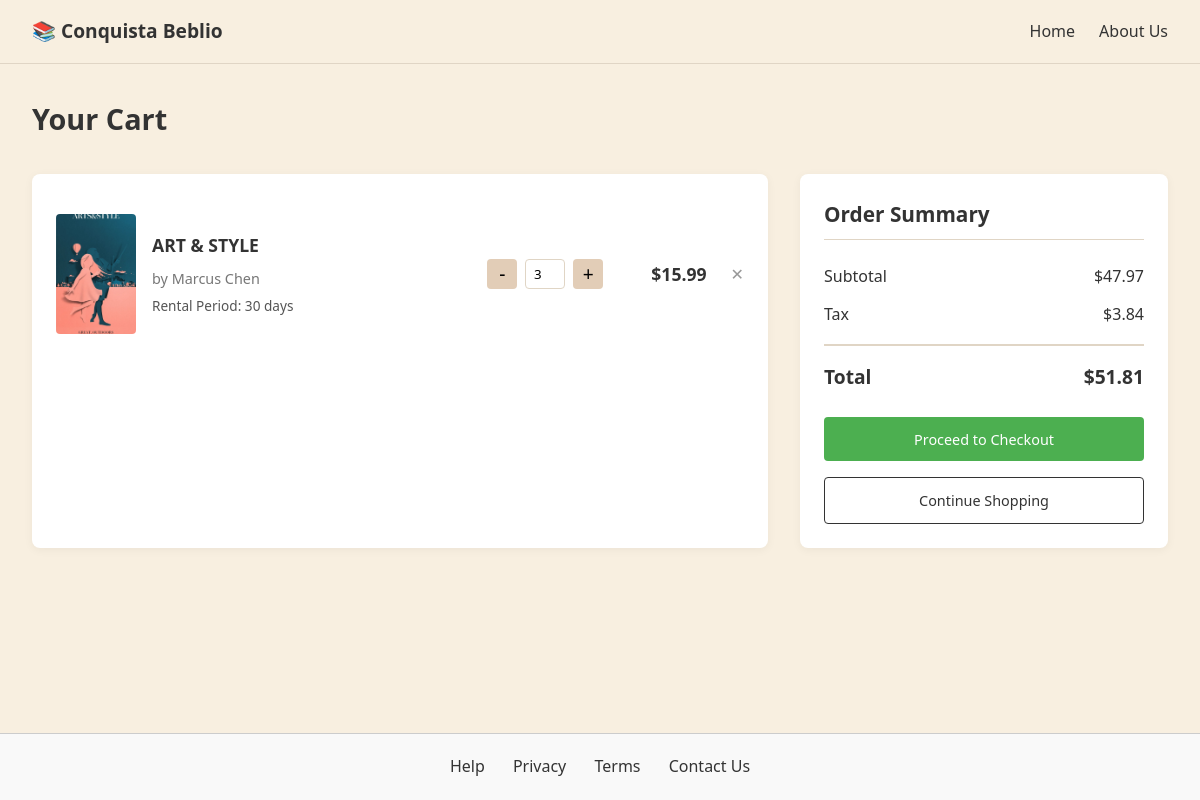
Before: /cart/ (signed in) with the older database file.
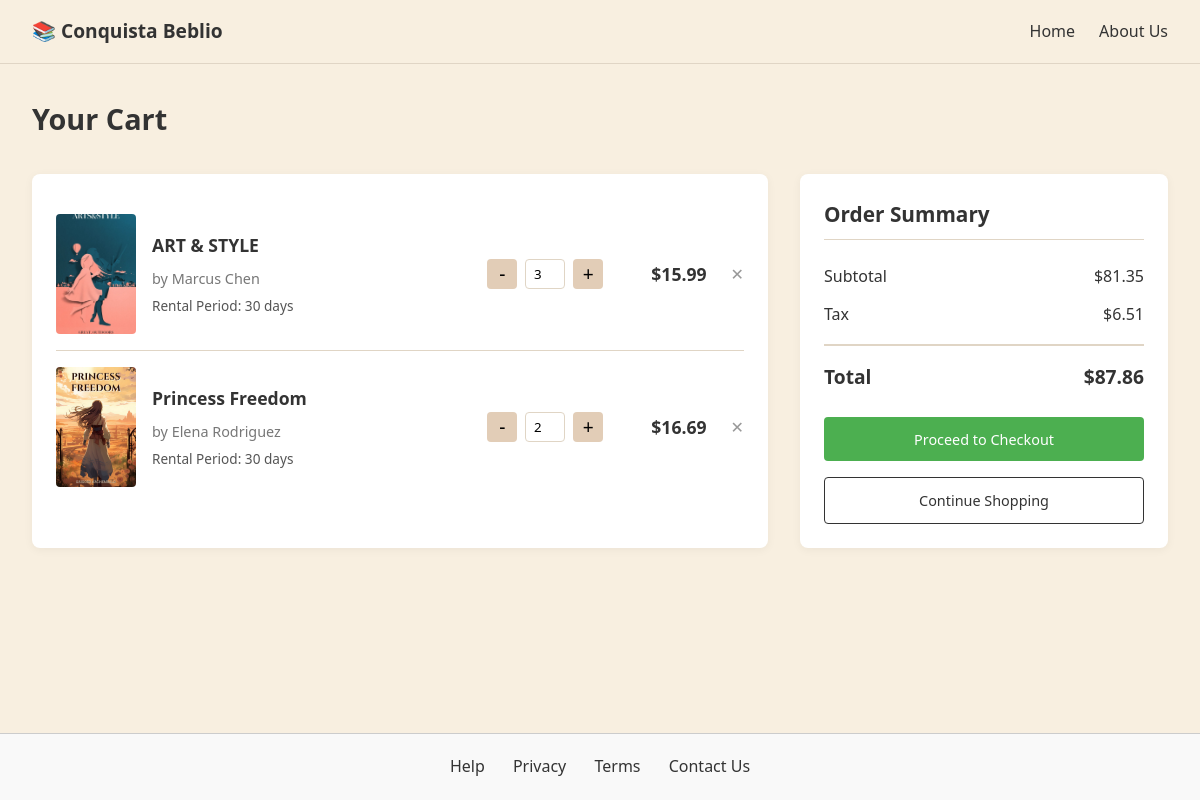
After: the same page with the newer database file.
### beblio/models.py (models this page shows, shortened)
class Cart(models.Model):
    user = models.ForeignKey(User, on_delete=models.CASCADE)
    book = models.ForeignKey(Book, on_delete=models.CASCADE)
    quantity = models.IntegerField(default=1)

class Book(models.Model):
    title = models.CharField(max_length=200, null=True)
    author = models.CharField(max_length=100)
    isbn = models.CharField(max_length=13, unique=True)
    pages = models.IntegerField()
    cover_image = models.URLField(blank=True, null=True)
    language = models.CharField(max_length=30)
    tags = models.ManyToManyField('tags', blank=True)
    description = models.TextField(blank=True, null=True)
    rating = models.DecimalField(max_digits=3, decimal_places=2, blank=True, null=True)
    publisher = models.CharField(max_length=100, blank=True, null=True)
    published_date = models.DateField(blank=True, null=True)
    in_stock = models.BooleanField(default=True)
    review = models.ManyToManyField('review', blank=True)
    quote = models.TextField(blank=True, null=True)
    genre = models.TextField(blank=True, null=True)
    price = models.FloatField(blank=True, null=True)

### beblio/views.py (the view)
# urls.py: path('cart/', views.cart, name='cart'),
@csrf_exempt
def cart(request):
    user_id = request.session.get('user_id')
    if not user_id:
        return render(request, 'beblio/Cart.html')
    try:
        user = User.objects.get(user_id=user_id)
        cart_items = Cart.objects.filter(user=user).select_related('book')
        subtotal = sum(Decimal(str(item.book.price or 0)) * Decimal(str(item.quantity)) for item in cart_items)
        tax = subtotal * Decimal(str(TAX_RATE))
        total = subtotal + tax
        context = {
            'cart_items': cart_items,
            'subtotal': subtotal,
            'tax': tax,
            'total': total,
        }
        return render(request, 'beblio/Cart.html', context)
    except User.DoesNotExist:
        return render(request, 'beblio/Cart.html')
    except Exception as e:
        print(f"Error loading cart: {str(e)}")
        return render(request, 'beblio/Cart.html', {'error': str(e)})

### templates/beblio/Cart.html (shortened to what this page needs)
{% load static %}
<!DOCTYPE html>
<html lang="en">
<head>
    <link rel="stylesheet" href="{% static 'css/cart.css' %}">
    <link rel="stylesheet" href="{% static 'css/cart-icon.css' %}">
</head>
<body>
    <header>
        <div class="logo">📚 Conquista Beblio</div>
        <nav>
            <ul>
                <li><a href="{% url 'index' %}">Home</a></li>
                <li><a href="{% url 'aboutUs' %}">About Us</a></li>
            </ul>
        </nav>
    </header>
    <main>
        <div class="container">
            <h1>Your Cart</h1>
            <div class="cart-container">
                <div class="cart-items">
                    {% if cart_items and cart_items|length > 0 %}
                        {% for item in cart_items %}
                        <div class="cart-item" data-id="{{ item.id }}">
                            <div class="book-cover">
                                <img src="{% static 'images/bookList/' %}{{ item.book.cover_image|default:'placeholder.jpg' }}" alt="{{ item.book.title }}">
                            </div>
                            <div class="book-info">
                                <h3>{{ item.book.title }}</h3>
                                <p class="author">by {{ item.book.author }}</p>
                                <p class="rental-period">Rental Period: 30 days</p>
                            </div>
                            <div class="quantity-control">
                                <button class="quantity-btn minus">-</button>
                                <input type="number" value="{{ item.quantity }}" min="1" class="quantity-input">
                                <button class="quantity-btn plus">+</button>
                            </div>
                            <div class="book-price">${{ item.book.price|floatformat:2 }}</div>
                            <button class="remove-btn">✕</button>
                        </div>
                        {% endfor %}
                    {% else %}
                        <div class="empty-cart-message">Your cart is empty</div>
                    {% endif %}
                </div>
                <div class="cart-summary">
                    <h2 class="section-title">Order Summary</h2>
                    <div class="price-summary">
                        <div class="price-row">
                            <span>Subtotal</span>
                            <span>${{ subtotal|default:'0.00'|floatformat:2 }}</span>
                        </div>
                        <div class="price-row">
                            <span>Tax</span>
                            <span>${{ tax|default:'0.00'|floatformat:2 }}</span>
                        </div>
                        <div class="price-total">
                            <span>Total</span>
                            <span>${{ total|default:'0.00'|floatformat:2 }}</span>
                        </div>
                    </div>
                    <button class="btn btn-primary checkout-btn" {% if not cart_items %}disabled{% endif %}>Proceed to Checkout</button>
                    {% url 'book_list' as book_list_url %}
                    <button class="btn btn-outline continue-btn" onclick="window.location.href='{{ book_list_url }}'">Continue Shopping</button>
                </div>
            </div>
        </div>
    </main>
    <footer class="footer">
        <div>
          <a href="{% url 'help' %}">Help</a>
          <a href="{% url 'privacyPolicy' %}">Privacy</a>
          <a href="{% url 'termsOfUse' %}">Terms</a>
          <a href="{% url 'contactUs' %}">Contact Us</a>
        </div>
    </footer>
</body>
</html>

### static/css/Cart.css (style rules this page uses)
* { margin: 0; padding: 0; box-sizing: border-box; font-family: 'Segoe UI', Tahoma, Geneva, Verdana, sans-serif; }
:root { --primary-bg: #f8efe0; --dark-text: #333; --accent: #bd8c5e; --light-accent: #e2cdb7; --button-color: #333; --button-text: #fff; --card-bg: #fff; --border-color: #e0d5c5; }
html, body { height: 100%; }
body { display: flex; flex-direction: column; background-color: var(--primary-bg); color: var(--dark-text); line-height: 1.6; }
main { flex: 1; }
header { background-color: var(--primary-bg); padding: 1rem 2rem; display: flex; justify-content: space-between; align-items: center; border-bottom: 1px solid var(--border-color); }
.logo { font-weight: bold; font-size: 1.2rem; }
nav ul { display: flex; list-style: none; }
nav ul li { margin-left: 1.5rem; }
nav ul li a { text-decoration: none; color: var(--dark-text); }
.btn { background-color: var(--button-color); color: var(--button-text); padding: 0.5rem 1rem; border: none; border-radius: 4px; cursor: pointer; font-size: 0.9rem; text-decoration: none; display: inline-block; }
.btn-primary { background-color: #4CAF50; }
.btn-outline { background-color: transparent; border: 1px solid var(--button-color); color: var(--button-color); }
.container { max-width: 1200px; margin: 0 auto; padding: 2rem; }
h1 { margin-bottom: 2rem; font-size: 1.8rem; }
.section-title { font-size: 1.3rem; margin-bottom: 1.5rem; padding-bottom: 0.5rem; border-bottom: 1px solid var(--border-color); }
.cart-container { display: grid; grid-template-columns: 2fr 1fr; gap: 2rem; }
.cart-items { background: var(--card-bg); border-radius: 8px; box-shadow: 0 2px 10px rgba(0, 0, 0, 0.05); padding: 1.5rem; }
.cart-item { display: flex; align-items: center; padding: 1rem 0; border-bottom: 1px solid var(--border-color); }
.cart-item:last-child { border-bottom: none; }
.book-cover { width: 80px; height: 120px; margin-right: 1rem; border-radius: 4px; overflow: hidden; }
.book-cover img { width: 100%; height: 100%; object-fit: cover; }
.book-info { flex: 1; }
.book-info h3 { margin-bottom: 0.5rem; font-size: 1.1rem; }
.author { color: #777; font-size: 0.9rem; margin-bottom: 0.3rem; }
.rental-period { font-size: 0.85rem; color: #555; }
.quantity-control { display: flex; align-items: center; margin: 0 1.5rem; }
.quantity-btn { width: 30px; height: 30px; background: var(--light-accent); border: none; border-radius: 4px; font-size: 1.2rem; cursor: pointer; display: flex; align-items: center; justify-content: center; }
.quantity-input { width: 40px; height: 30px; text-align: center; margin: 0 0.5rem; border: 1px solid var(--border-color); border-radius: 4px; }
.book-price { font-weight: bold; font-size: 1.1rem; margin: 0 1.5rem; }
.remove-btn { background: none; border: none; color: #999; font-size: 1rem; cursor: pointer; }
.cart-summary { background: var(--card-bg); border-radius: 8px; box-shadow: 0 2px 10px rgba(0, 0, 0, 0.05); padding: 1.5rem; align-self: start; }
.price-summary { margin-bottom: 1.5rem; }
.price-row { display: flex; justify-content: space-between; margin-bottom: 0.8rem; }
.price-total { display: flex; justify-content: space-between; border-top: 2px solid var(--border-color); margin-top: 1rem; padding-top: 1rem; font-size: 1.2rem; font-weight: bold; }
.checkout-btn { width: 100%; margin-bottom: 1rem; padding: 0.8rem; }
.continue-btn { width: 100%; padding: 0.8rem; }
.footer { margin-top: 40px; padding: 20px 0; text-align: center; border-top: 1px solid #ccc; background-color: #f9f9f9; }
.footer a { margin: 0 12px; text-decoration: none; color: #333; font-weight: 500; transition: color 0.3s ease; }

Changed rows visible on the page:
added Cart: book.cover_image (picture), book "Princess Freedom", book.author "Elena Rodriguez", quantity "2", book.price "16.69"
Other visible differences:
{{ subtotal|default:'0.00'|floatformat:2 }}: "47.97" → "81.35"
{{ tax|default:'0.00'|floatformat:2 }}: "3.84" → "6.51"
{{ total|default:'0.00'|floatformat:2 }}: "51.81" → "87.86"
